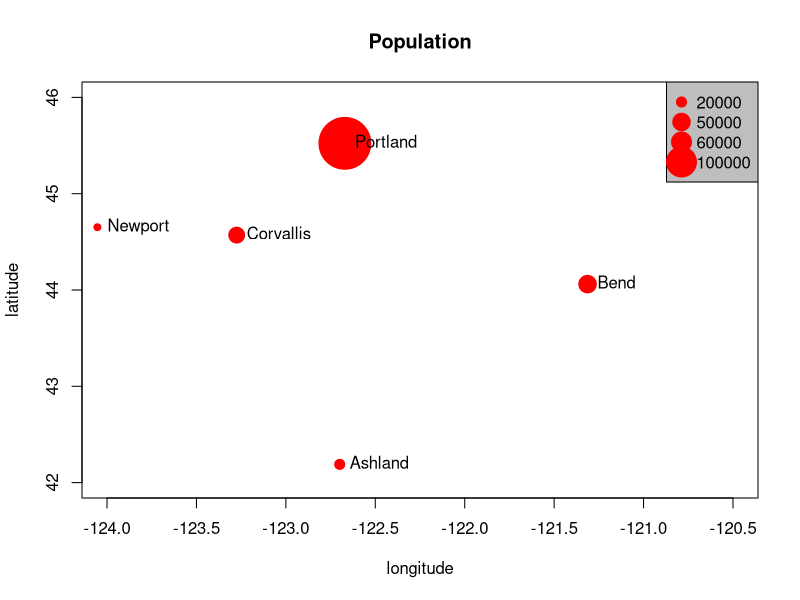
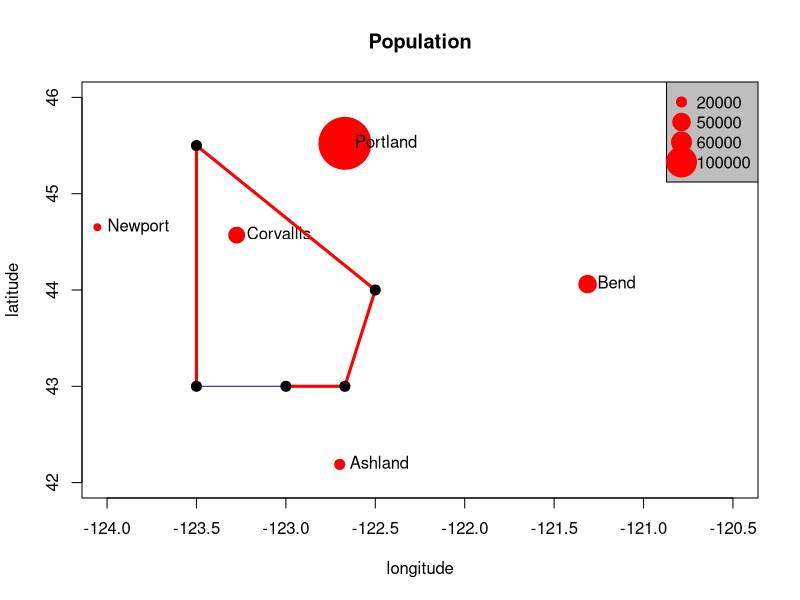

Generate these figures, in order, with R:
## ---- chunk 1
cities <- c('Ashland','Corvallis','Bend','Portland','Newport')
longitude <- c(-122.699, -123.275, -121.313, -122.670, -124.054)
latitude <- c(42.189, 44.57, 44.061, 45.523, 44.652)
population <- c(20062,50297,61362,537557,9603)
locs <- cbind(longitude, latitude) 
plot(locs, cex=sqrt(population*.0002), pch=20, col='red', 
  main='Population', xlim = c(-124,-120.5), ylim = c(42, 46))
text(locs, cities, pos=4)

# Add a legend
breaks <- c(20000, 50000, 60000, 100000)
options(scipen=3)
legend("topright", legend=breaks, pch=20, pt.cex=1+breaks/20000, 
  col='red', bg='gray')
## ---- chunk 2
cities <- c('Ashland','Corvallis','Bend','Portland','Newport')
longitude <- c(-122.699, -123.275, -121.313, -122.670, -124.054)
latitude <- c(42.189, 44.57, 44.061, 45.523, 44.652)
population <- c(20062,50297,61362,537557,9603)
locs <- cbind(longitude, latitude) 
plot(locs, cex=sqrt(population*.0002), pch=20, col='red', 
  main='Population', xlim = c(-124,-120.5), ylim = c(42, 46))
text(locs, cities, pos=4)

# Add a legend
breaks <- c(20000, 50000, 60000, 100000)
options(scipen=3)
legend("topright", legend=breaks, pch=20, pt.cex=1+breaks/20000, 
  col='red', bg='gray')

# Add polygon
lon <- c(-123.5, -123.5, -122.5, -122.670, -123)
lat <- c(43, 45.5, 44, 43, 43)
x <- cbind(lon, lat)
polygon(x, border='blue')
lines(x, lwd=3, col='red')
points(x, cex=2, pch=20)
